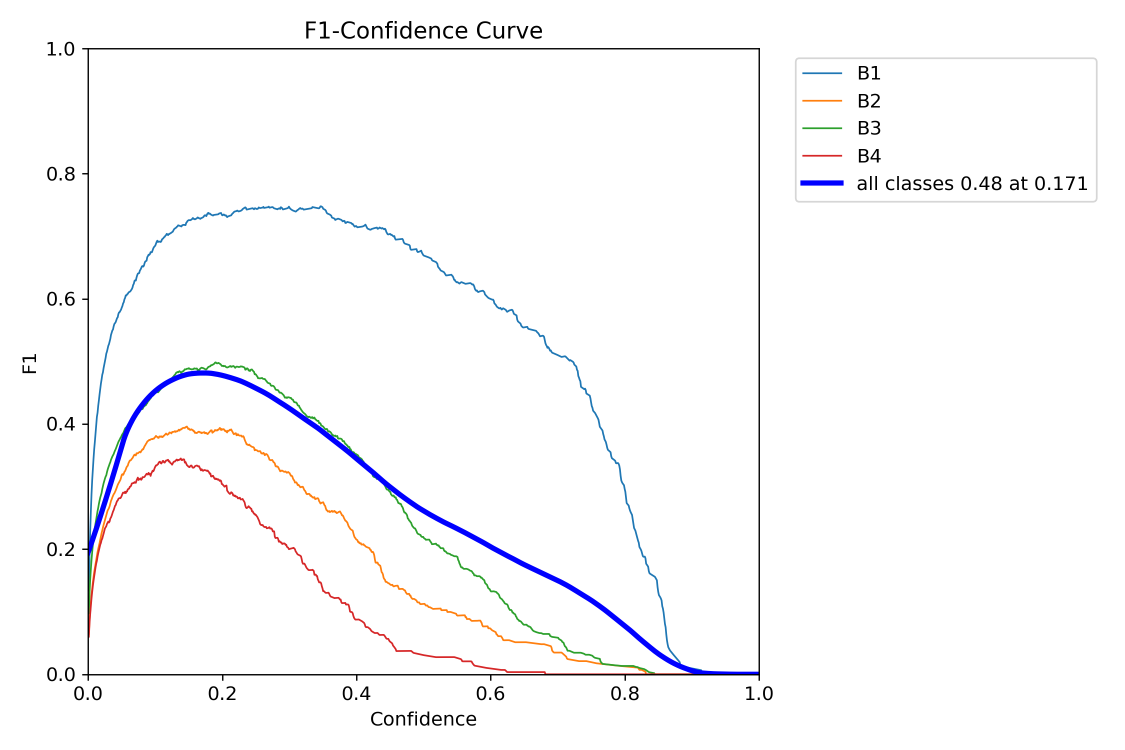
#> input picture Test/runs/detect/val/BoxF1_curve.png, 2250 x 1500 px, found by its file name (shown at 1/2 size)
$ python build_eval_canvases_from_runs.py
#> lines starting #> are read from the running program, lines starting #| are printed output that depends on the picture
#> in collect_images, image is the input picture: shape (1500, 2250, 3); mean B, G, R 251.2, 250, 250.1
#!/usr/bin/env python3
"""
Build side-by-side canvases from existing YOLO val artifacts in Test/runs/detect.

Default mapping uses val..val14:
- 12 v2 models (combined/damimas/lonsum x 4)
- 2 legacy models tested on v2 test set
"""

from pathlib import Path
from typing import List, Tuple

import cv2
import numpy as np


RUNS_ROOT = Path("Test/runs/detect")
OUTDIR = Path("Test/runs/compare_canvases")

RUN_LABELS: List[Tuple[str, str]] = [
    ("val", "combined_y26l_123"),
    ("val2", "combined_y26l_42"),
    ("val3", "combined_yv9c_123"),
    ("val4", "combined_yv9c_42"),
    ("val5", "damimas_y26l_123"),
    ("val6", "damimas_y26l_42"),
    ("val7", "damimas_yv9c_123"),
    ("val8", "damimas_yv9c_42"),
    ("val9", "lonsum_y26l_123"),
    ("val10", "lonsum_y26l_42"),
    ("val11", "lonsum_yv9c_123"),
    ("val12", "lonsum_yv9c_42"),
    ("val13", "legacy_yv9c_640"),
    ("val14", "legacy_y26l_1280_damimas_only"),
]

CURVE_FILES = [
    "BoxF1_curve.png",
    "BoxP_curve.png",
    "BoxR_curve.png",
    "BoxPR_curve.png",
    "confusion_matrix_normalized.png",
]

PRED_FILES = ["val_batch0_pred.jpg", "val_batch1_pred.jpg", "val_batch2_pred.jpg"]

GRID_COLS = 4
PANEL_SIZE = 420
GAP = 12
TITLE_H = 34
HEADER_H = 54


def short_title(text: str, max_len: int = 30) -> str:
    if len(text) <= max_len:
        return text
    return text[: max_len - 3] + "..."


def letterbox_square(img: np.ndarray, size: int) -> np.ndarray:
    h, w = img.shape[:2]
    if h == 0 or w == 0:
        return np.zeros((size, size, 3), dtype=np.uint8)
    scale = min(size / w, size / h)
    nw = int(round(w * scale))
    nh = int(round(h * scale))
    resized = cv2.resize(img, (nw, nh), interpolation=cv2.INTER_AREA)
    canvas = np.full((size, size, 3), 18, dtype=np.uint8)
    x0 = (size - nw) // 2
    y0 = (size - nh) // 2
    canvas[y0 : y0 + nh, x0 : x0 + nw] = resized
    return canvas


def build_grid(items: List[Tuple[str, np.ndarray]], big_title: str) -> np.ndarray:
#> called with big_title = 'Same-Test Comparison: BoxF1_curve.png'
    if not items:
        return np.zeros((120, 500, 3), dtype=np.uint8)

    cols = min(GRID_COLS, len(items))
    rows = (len(items) + cols - 1) // cols
    cell_h = TITLE_H + PANEL_SIZE

    width = cols * PANEL_SIZE + (cols + 1) * GAP
    height = HEADER_H + rows * cell_h + (rows + 1) * GAP
    canvas = np.full((height, width, 3), 12, dtype=np.uint8)
#> canvas: shape (1930, 1740, 3); every value is 12

    cv2.putText(
        canvas,
        big_title,
        (GAP, 36),
        cv2.FONT_HERSHEY_SIMPLEX,
        1.0,
        (240, 240, 240),
        2,
        cv2.LINE_AA,
    )
#> canvas: shape (1930, 1740, 3); min 12, max 240, mean 12.3

    for idx, (label, image) in enumerate(items):
        row = idx // cols
        col = idx % cols
        x0 = GAP + col * (PANEL_SIZE + GAP)
        y0 = HEADER_H + GAP + row * (cell_h + GAP)

        cv2.putText(
            canvas,
            short_title(label),
            (x0 + 6, y0 + 23),
            cv2.FONT_HERSHEY_SIMPLEX,
            0.56,
            (230, 230, 230),
            2,
            cv2.LINE_AA,
        )
        panel = letterbox_square(image, PANEL_SIZE)
        py = y0 + TITLE_H
        canvas[py : py + PANEL_SIZE, x0 : x0 + PANEL_SIZE] = panel
#> this loop made 14 passes
#> pass 1, in build_grid, `panel = letterbox_square(image, PANEL_SIZE)`:
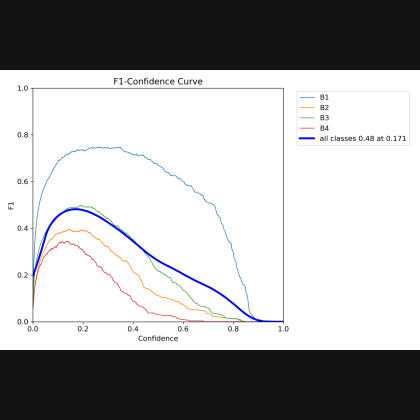
#> panel: shape (420, 420, 3); mean B, G, R 173.5, 172.7, 172.8
#> after the loop:
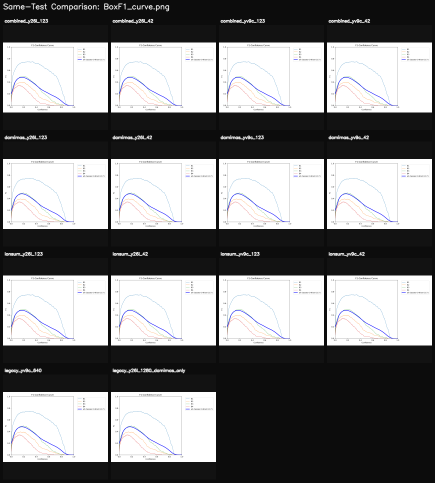
#> canvas: shape (1930, 1740, 3) (shown at 1/4 size); mean of channels 0, 1, 2 132.4, 131.8, 131.8; drawn as B, G, R

    return canvas


def collect_images(file_name: str) -> List[Tuple[str, np.ndarray]]:
    items: List[Tuple[str, np.ndarray]] = []
    for run_name, label in RUN_LABELS:
        path = RUNS_ROOT / run_name / file_name
        if not path.exists():
            print(f"[WARN] Missing: {path}")
            continue
        image = cv2.imread(str(path))
        if image is None:
            print(f"[WARN] Failed read: {path}")
            continue
        items.append((label, image))
    return items


def main() -> None:
    OUTDIR.mkdir(parents=True, exist_ok=True)

    generated: List[Path] = []

    for file_name in CURVE_FILES:
        items = collect_images(file_name)
        grid = build_grid(items, f"Same-Test Comparison: {file_name}")
        out_path = OUTDIR / f"grid_{file_name}"
        cv2.imwrite(str(out_path), grid)
        generated.append(out_path)
        print(f"[OK] {out_path}")
#> pass 2 of the loop in main, `for file_name in CURVE_FILES:`:
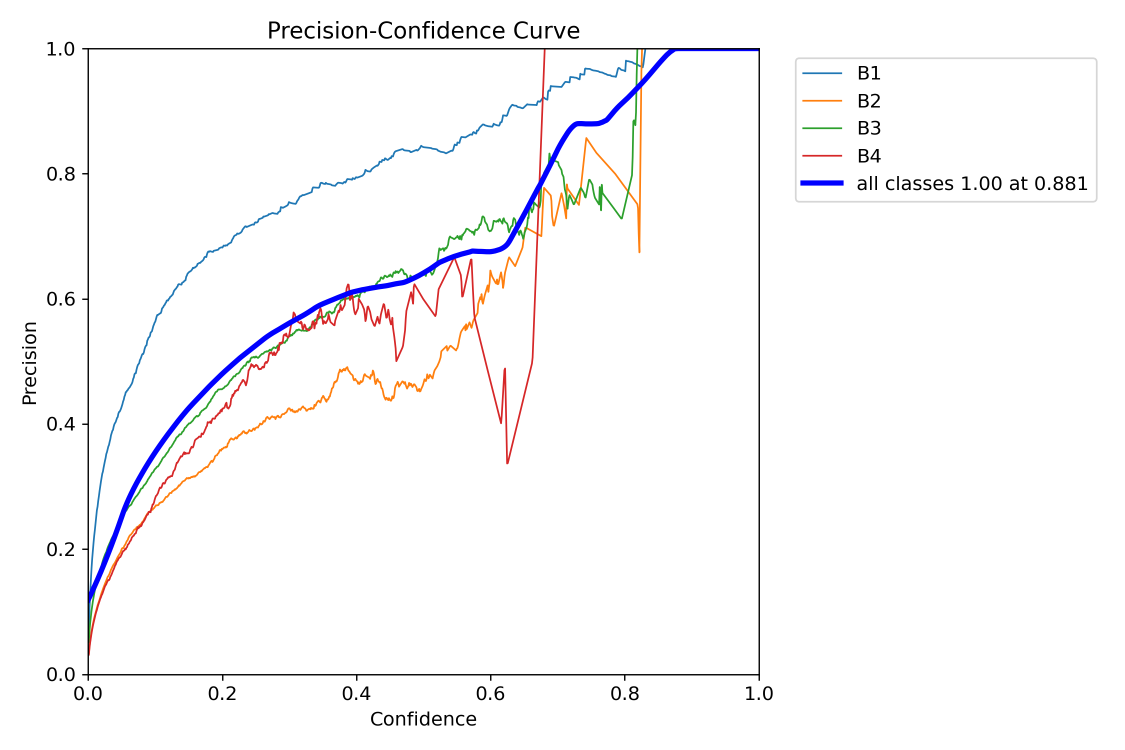
#> input picture Test/runs/detect/val/BoxP_curve.png, 2250 x 1500 px, found by its file name (shown at 1/2 size)
#> in collect_images, image is the input picture: shape (1500, 2250, 3); mean B, G, R 250.1, 249.1, 249.7
#> in build_grid (call 2), `cv2.putText( canvas, big_title, (GAP, 36), cv2.FONT_HERSHEY_SIMPLEX, 1..`:
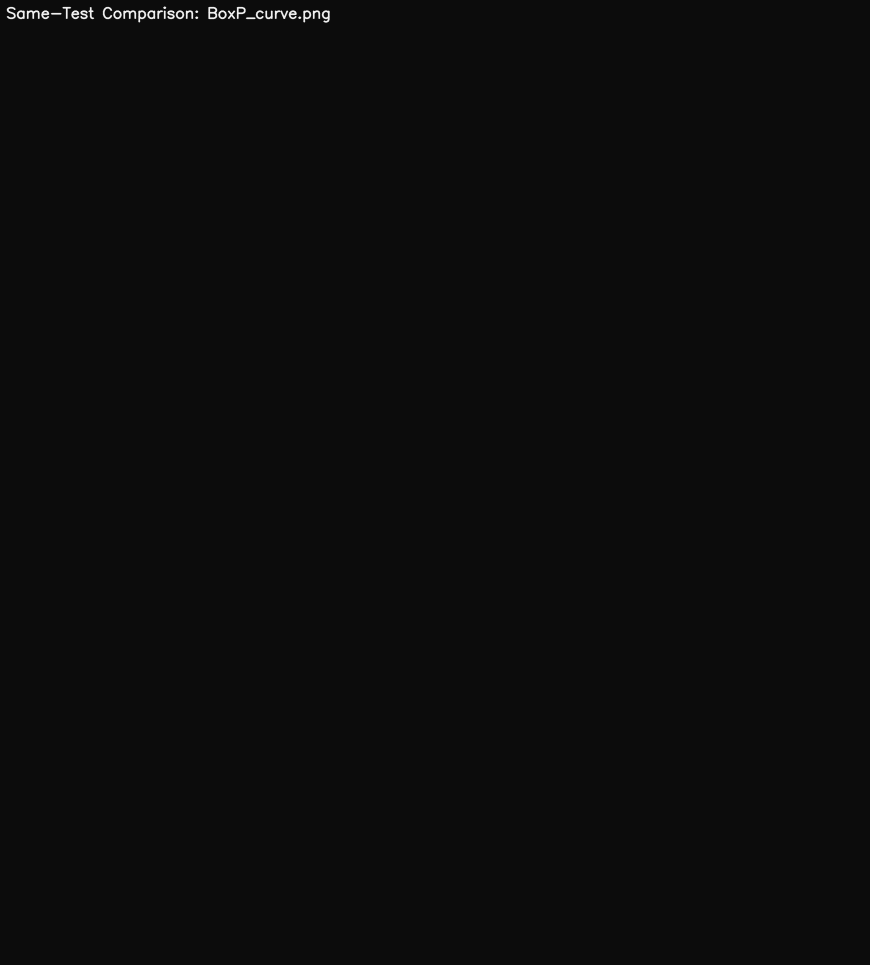
#> canvas: shape (1930, 1740, 3) (shown at 1/2 size); min 12, max 240, mean 12.3
#> after the loop in build_grid (call 2), `for idx, (label, image) in enumerate(items):`:
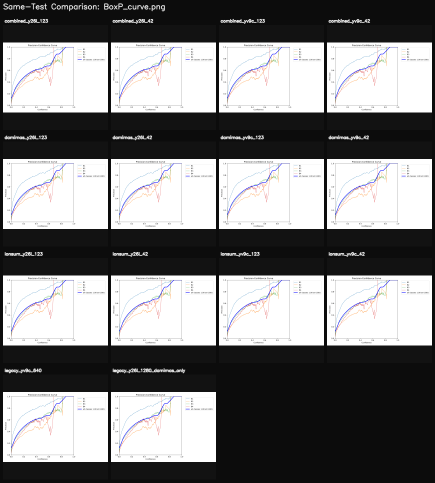
#> canvas: shape (1930, 1740, 3) (shown at 1/4 size); mean of channels 0, 1, 2 131.8, 131.3, 131.6; drawn as B, G, R
#> pass 3 of the loop in main, `for file_name in CURVE_FILES:`:
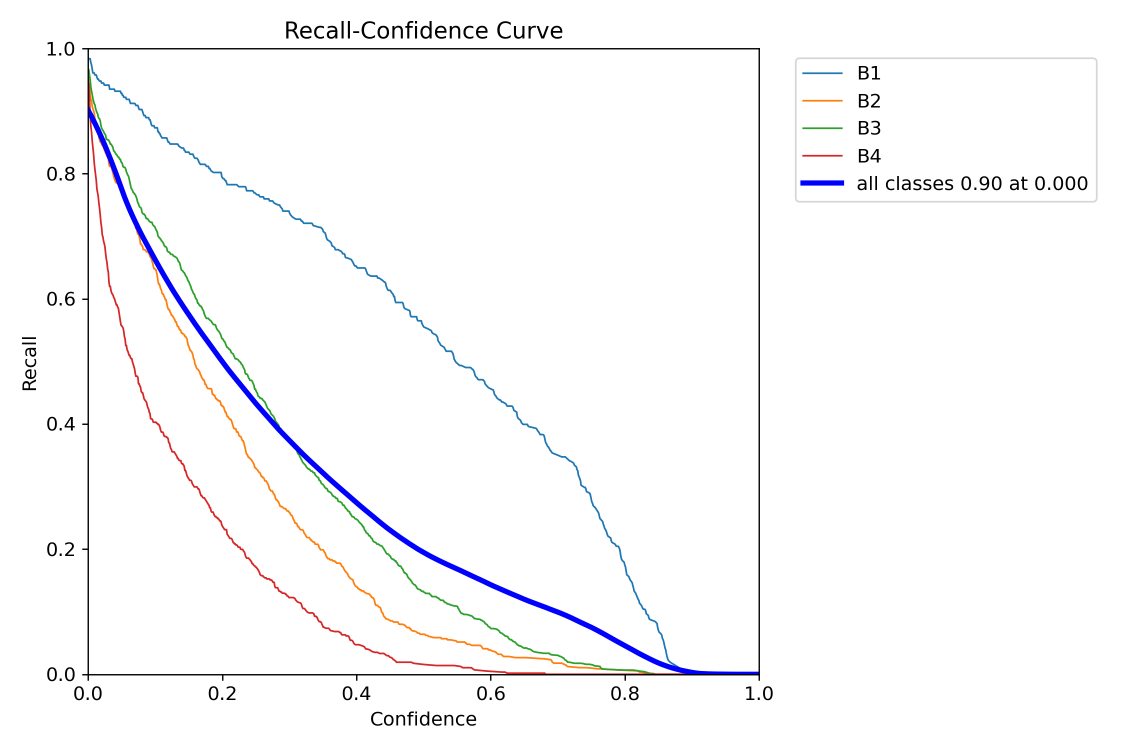
#> input picture Test/runs/detect/val/BoxR_curve.png, 2250 x 1500 px, found by its file name (shown at 1/2 size)
#> in collect_images, image is the input picture: shape (1500, 2250, 3); mean B, G, R 251, 249.8, 250
#> in build_grid (call 3), `cv2.putText( canvas, big_title, (GAP, 36), cv2.FONT_HERSHEY_SIMPLEX, 1..`:
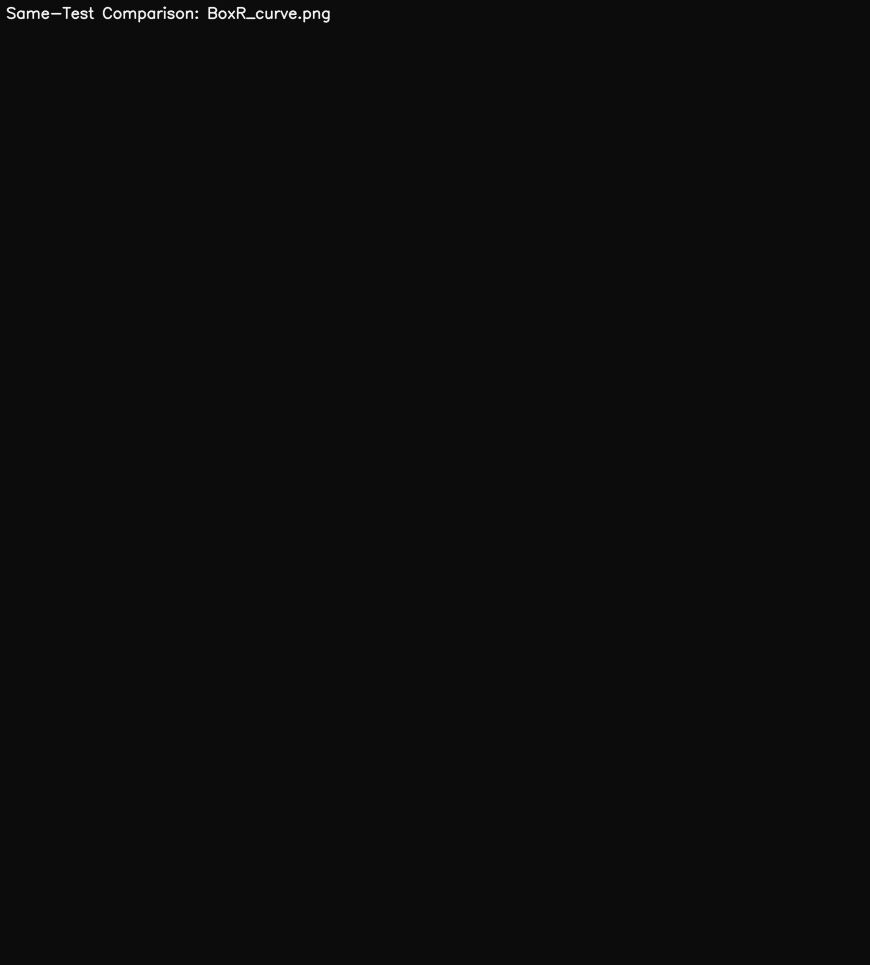
#> canvas: shape (1930, 1740, 3) (shown at 1/2 size); min 12, max 240, mean 12.3
#> after the loop in build_grid (call 3), `for idx, (label, image) in enumerate(items):`:
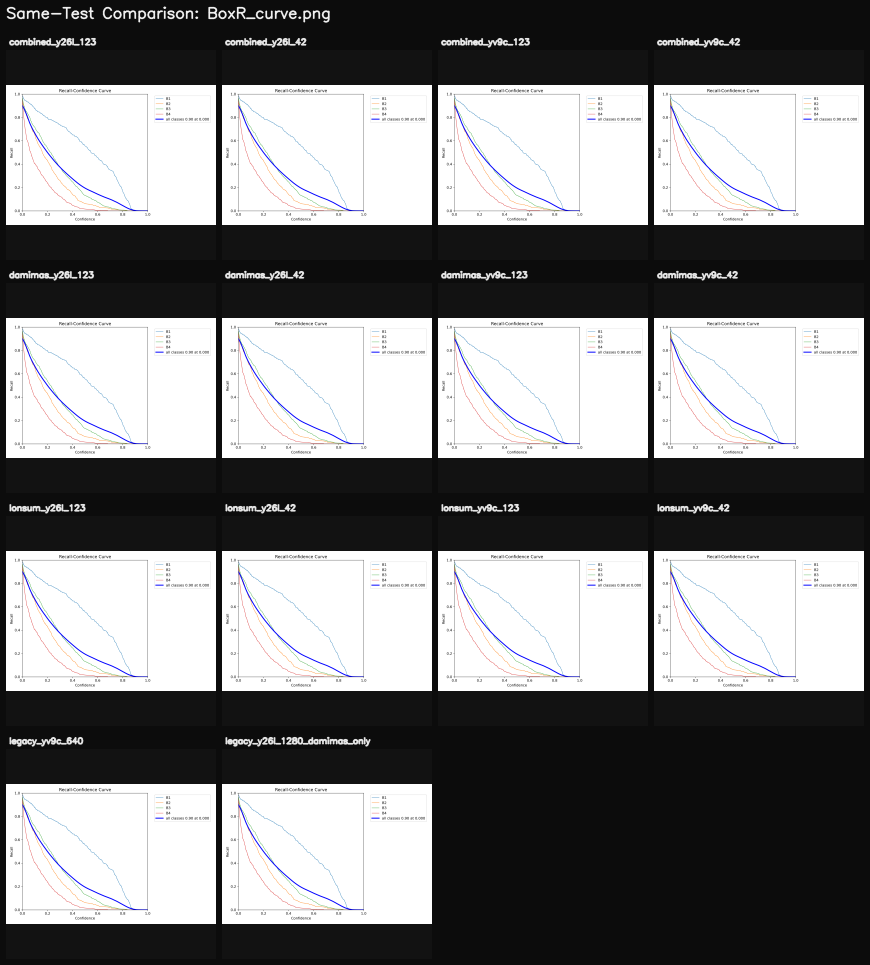
#> canvas: shape (1930, 1740, 3) (shown at 1/2 size); mean of channels 0, 1, 2 132.3, 131.7, 131.8; drawn as B, G, R
#> the loop made 5 passes; the first 3 are shown

    for file_name in PRED_FILES:
        items = collect_images(file_name)
#> in collect_images (call 6), `items: List[Tuple[str, np.ndarray]] = []`: items = []
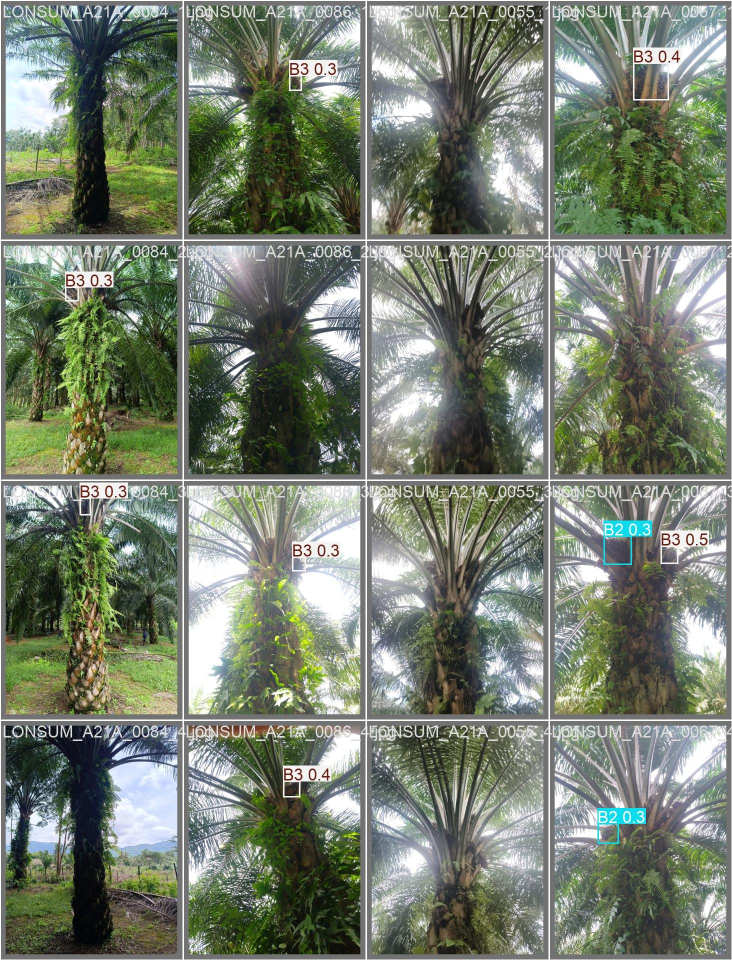
#> input picture Test/runs/detect/val/val_batch0_pred.jpg, 1464 x 1920 px, found by its file name (shown at 1/2 size)
#> in collect_images, image is the input picture: shape (1920, 1464, 3); mean B, G, R 111.3, 126.9, 118.3
        grid = build_grid(items, f"Predictions Comparison: {file_name}")
#> in build_grid (call 6), `cv2.putText( canvas, big_title, (GAP, 36), cv2.FONT_HERSHEY_SIMPLEX, 1..`:
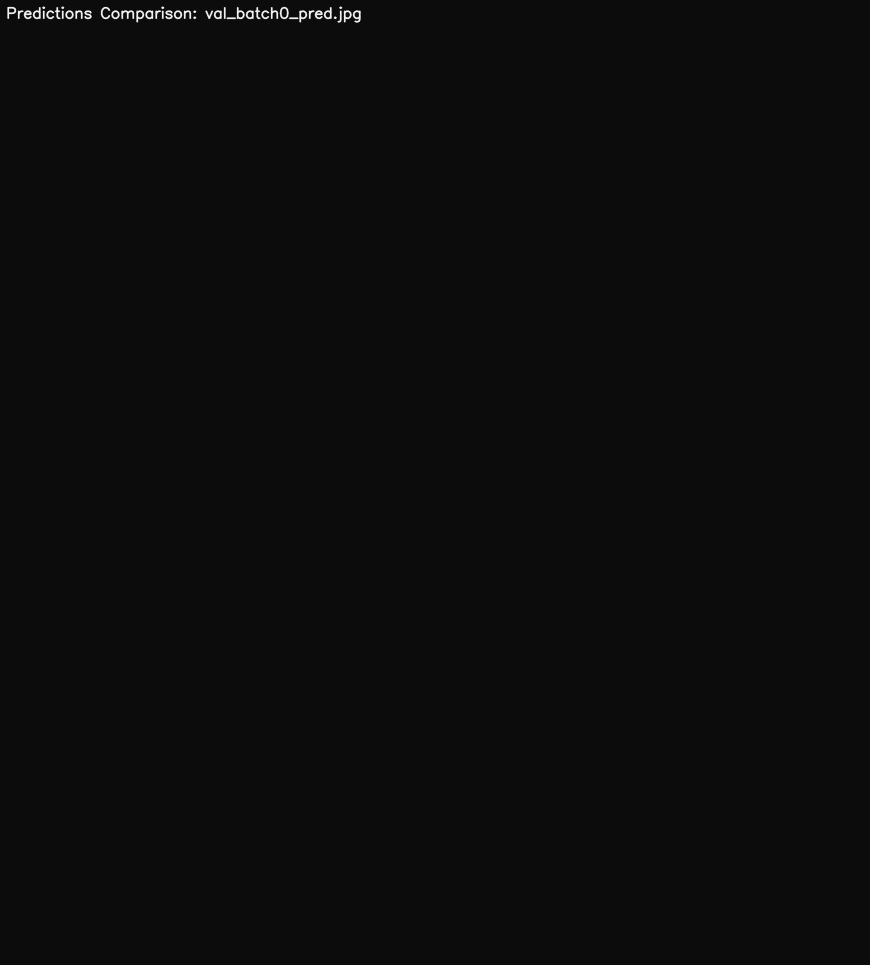
#> canvas: shape (1930, 1740, 3) (shown at 1/2 size); min 12, max 240, mean 12.4
#> the loop in build_grid (call 6), `for idx, (label, image) in enumerate(items):` made 14 passes
#> pass 1, in letterbox_square (call 71), `resized = cv2.resize(img, (nw, nh), interpolation=cv2.INTER_AREA)`:
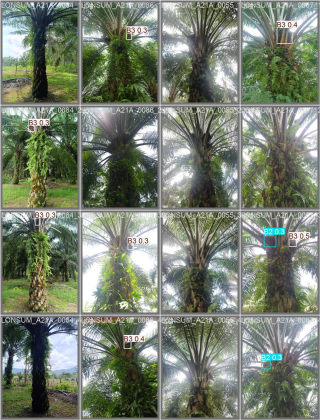
#> resized: shape (420, 320, 3); mean B, G, R 111.3, 126.9, 118.3
#> pass 1, in build_grid (call 6), `panel = letterbox_square(image, PANEL_SIZE)`:
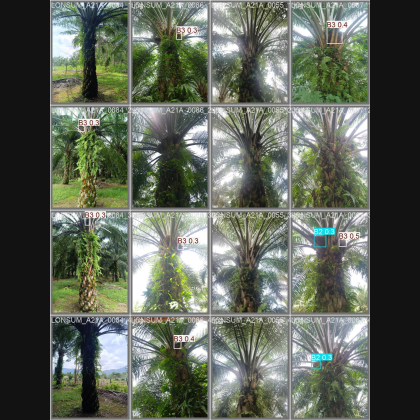
#> panel: shape (420, 420, 3); mean B, G, R 89.1, 101, 94.4
#> after the loop in build_grid (call 6), `for idx, (label, image) in enumerate(items):`:
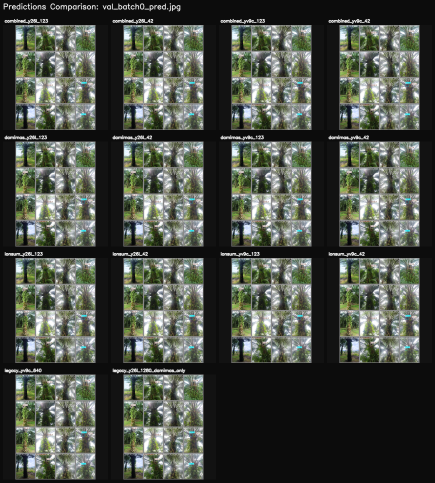
#> canvas: shape (1930, 1740, 3) (shown at 1/4 size); mean of channels 0, 1, 2 70.4, 79.1, 74.3; drawn as B, G, R
        out_path = OUTDIR / f"grid_{file_name}"
        cv2.imwrite(str(out_path), grid)
        generated.append(out_path)
        print(f"[OK] {out_path}")
#> pass 2 of the loop in main, `for file_name in PRED_FILES:`:
#> pass 3 of the loop in main, `for file_name in PRED_FILES:`:

    readme = OUTDIR / "README.md"
    lines = [
        "# Comparison Canvases",
        "",
        "Generated from `Test/runs/detect/val..val14`.",
        "",
        "Files:",
    ]
    lines.extend([f"- `{path.name}`" for path in generated])
    readme.write_text("\n".join(lines), encoding="utf-8")
    print(f"[OK] {readme}")


if __name__ == "__main__":
    main()
